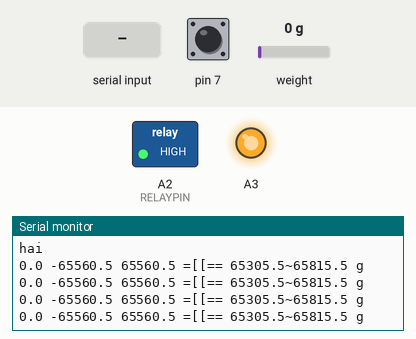
Simulated run of this sketch. Board: Arduino Uno, built with avr-gcc and run on an emulated ATmega328P. On the bench: switched loads named in the sketch (green lamp = pin HIGH), output pins drawn as LEDs (lit = HIGH), the last lines printed to the serial monitor. The test bench sets the inputs (shaded band); at power-on: pin 7 HIGH, weight on the scale 0 g.

Above: at 5.2 s.
5.3 s: pin 7 pulled LOW for 0.35 s
At 6.0 s:
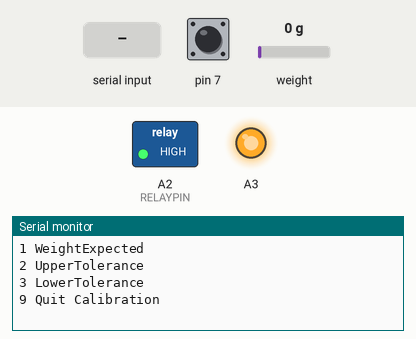
7.1 s: "9\n" received over Serial
At 7.46 s:
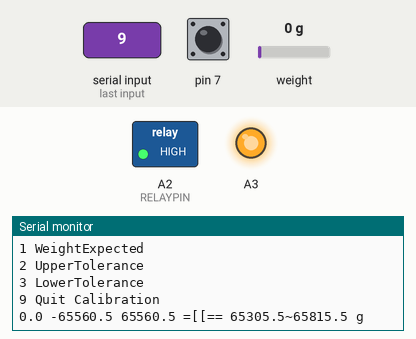

The sketch:

fmw_calibrating.ino
```cpp
#include <EEPROM.h>
#include "Hx711.h"
#include "OutputManager.h"

//~ #define k1 46.5
//~ #define k2 56
//~ #define k3 112
//~
//~ #define expectedW (k3*2 + k2 + k1*2 - k1)//-- 26

#define ADDR_K1                          1
#define ADDR_K1_P                        2
#define ADDR_K2                          3
#define ADDR_K2_P                        4
#define ADDR_K3                          5
#define ADDR_K3_P                        6
#define ADDR_EXPECTED_WH                 7
#define ADDR_EXPECTED_WL                 8
#define ADDR_EXPECTED_WP                9
#define ADDR_EXPECTED_TOLERANCE_LOWER    10
#define ADDR_EXPECTED_TOLERANCE_UPPER    11


#define RELAYPIN A2
static float Weight=0;
static float vExpectedW;
static float vExpectedTL;
static float vExpectedTU;
static float vExpectedMin;
static float vExpectedMax;


Hx711 *scale;//(A0,A1);//-- param: A0-data 	A1-sck
Outputs output;

void RelayTes(Outputs *o)
{
	o->clearAll();
	delay(1000);
	o->setAll();
}
void RelayON(Outputs *o)
{
	o->clearAll();
}
void RelayOFF(Outputs *o)
{
	o->setAll();
}
int ReadSerial()
{
	int result;
	Serial.flush();
	delay(5);
	result = Serial.parseInt();
	return result;
}

void Calibrate()
{
	bool advance=true;
	while (advance)
	{
		Serial.println("command: ID VALUE");
		Serial.println("example \"1 300.50\" will set the weight expected to 300.5");
		Serial.println("1 WeightExpected");
		Serial.println("2 UpperTolerance");
		Serial.println("3 LowerTolerance");
		Serial.println("9 Quit Calibration");
		Serial.flush();
		int baca = Serial.parseInt();
		while (baca!=1 && baca!=2 && baca!=3 && baca!=9)
		{
			baca = Serial.parseInt();
			delay(50);
		}
		if (baca==9)
			return;

		while (!Serial.available()) delay(50);
		float value = Serial.parseFloat();
		delay(100);
		Serial.print(value);
		Serial.print(" for ");
		switch (baca)
		{
			case 1:
				Serial.println("Weight expected");break;
			case 2:
				Serial.println("Upper tolerance");break;
			case 3:
				Serial.println("Lower tolerance");break;
			default:
				break;
		}
		Serial.println(" is that ok?");
		Serial.println(" \t\t1: Execute");
		Serial.println(" \t\t9: Back/Cancel");
		int confirm;
		Serial.flush();
		confirm = Serial.parseInt();
		while (confirm!=1 && confirm!=9)
		{
			confirm = Serial.parseInt();
			delay(50);
		}

		if (confirm==1)
		{
			if (baca==1)
			{
				uint16_t dec;
				uint8_t decH;
				uint8_t decL;
				uint8_t point;
				dec = ((uint16_t)value);
				decH = dec>>8;
				decL = (uint8_t)(dec & 0x00ff);
				point = (uint8_t)((float)(value-(float)dec)*10);
				Serial.print("Writing: ");
				Serial.print(decH);
				Serial.print("<>");
				Serial.print(decL);
				Serial.print(" {.} ");
				Serial.println(point);

				EEPROM.write(ADDR_EXPECTED_WH, decH);
				EEPROM.write(ADDR_EXPECTED_WL, decL);
				EEPROM.write(ADDR_EXPECTED_WP, point);
				vExpectedW = value;
			}
			else if (baca==2)
			{
				EEPROM.write(ADDR_EXPECTED_TOLERANCE_UPPER, (uint8_t)value);
				Serial.print((uint8_t)value);
				Serial.println(" written");
				vExpectedTU = (uint8_t)value;
			}
			else if (baca==3)
			{
				EEPROM.write(ADDR_EXPECTED_TOLERANCE_LOWER, (uint8_t)value);
				Serial.print((uint8_t)value);
				Serial.println(" written");
				vExpectedTL = (uint8_t)value;
			}

			vExpectedMin = vExpectedW-vExpectedTL;
			vExpectedMax = vExpectedW+vExpectedTU;
		}
		baca = 0;
		delay(1000);
	}
}

void setup()
{
	Serial.begin(9600);
	delay(3000);
	Serial.println("hai");
	scale = new Hx711(A0,A1);
	output.add(A2);
	output.add(A3);
	RelayTes(&output);

	uint8_t decH,decL,point;
	uint16_t dec;
	decH = EEPROM.read(ADDR_EXPECTED_WH);
	decL = EEPROM.read(ADDR_EXPECTED_WL);
	dec = (decH<<8)+decL;
	point = EEPROM.read(ADDR_EXPECTED_WP);
	vExpectedW = ((float)dec) + (((float)point)/10);
	vExpectedTL = (float)EEPROM.read(ADDR_EXPECTED_TOLERANCE_LOWER);
	vExpectedTU = (float)EEPROM.read(ADDR_EXPECTED_TOLERANCE_UPPER);
	vExpectedMin = vExpectedW-vExpectedTL;
	vExpectedMax = vExpectedW+vExpectedTU;

	pinMode(7,INPUT);
	digitalWrite(7,HIGH);
}

void loop()
{
    if (digitalRead(7)==LOW)
		Calibrate();

    Weight = scale->getGram();
    float selisih;
    selisih = Weight - vExpectedW;

    Serial.print(Weight,1);
    Serial.print(" ");
    Serial.print(selisih,1);
    Serial.print(" ");
    Serial.print(vExpectedW,1);
    Serial.print(" =[[== ");
    Serial.print(vExpectedMin,1);
    Serial.print("~");
    Serial.print(vExpectedMax,1);

    Serial.println(" g");
    if (Weight>=vExpectedMin && Weight<=vExpectedMax)
    {
        delay(1000);
        Weight = scale->getGram();
		if (Weight>=vExpectedMin && Weight<=vExpectedMax)
        {
          Serial.println(" Succeed");
          RelayON(&output);
          delay(500);
        }
        else
        {
			RelayOFF(&output);
        }
    }
    else
    {
		RelayOFF(&output);
	}
    delay(200);
}
```

OutputManager.cpp
```cpp
#include "OutputManager.h"


Outputs::Outputs()
{
}

void Outputs::setAll()
{
	node *t = pins.myFront();
	while (t!=NULL)
	{
		digitalWrite(t->value,HIGH);
		t = t->next;
	}
}
void Outputs::clearAll()
{
	node *t = pins.myFront();
	while (t!=NULL)
	{
		digitalWrite(t->value,LOW);
		t = t->next;
	}
}
void Outputs::add(int pin)
{
	pins.pushback(pin);
	pinMode(pin,OUTPUT);
}
```

OutputManager.h
```cpp
#include <Arduino.h>
#include "Stack.h"
#ifndef OUTPUTMANAGERHPP
#define OUTPUTMANAGERHPP
class Outputs {
	public:
		Stack pins;
		Outputs();
		~Outputs() {}
		void add(int pin);
		void setAll();
		void clearAll();
};
#endif
```

Stack.cpp
```cpp
#include "Stack.h"

Stack::Stack() {
	front = NULL;
	rear = NULL;
	num = 0;
}
void Stack::pushback(int val){
	node *t = new node();
	t->value = val;
	t->next = NULL;
	if (front==NULL)
	{
		front = t;
	}
	else
	{
		rear->next = t;
	}
	t->prev = rear;
	rear = t;
	num+=1;
}
int Stack::popback(){
	//~ node *t = new node();
	int val;
	if (rear==NULL) {
		//~ throw 1;
	}
	else {
		val = rear->value;
		rear = rear->prev;
		delete rear->next;
		rear->next = NULL;
	}
	return val;
}

unsigned int Stack::size() {
	return num;
}

/** //
int Stack::popfront(){
	node t = new node();
	int val;
	if (front==NULL) {
		val = 0;
	}
	else {
		t = front;
		val = t->value;
		front = front->next;
	}
	return val;
}
//*/
```

Stack.h
```cpp
#include <Arduino.h>
#ifndef STACKHPP
#define STACKHPP
struct node {
	int value;
	node *next;
	node *prev;
};

class Stack {
	node *front;
	node *rear;
	unsigned int num;
	public:
	Stack();
	~Stack() {}
	void pushback(int val);
	int popback();
	unsigned int size();
	node *myFront() {return front;}
	node *myRear() {return rear;}
};
#endif
```

Measured:
- after the input at 5.3 s, the serial monitor: prints a new line after 0.21 s (image 1)
